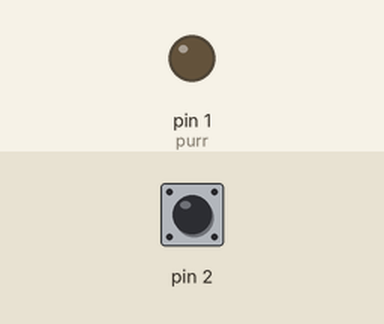
Recording of a sketch running on a simulated Arduino Uno, built with avr-gcc and run on an emulated ATmega328P. Parts: output pins drawn as LEDs (lit = HIGH). The test bench sets the inputs (shaded band); at power-on: pin 2 HIGH.

Above: at 1.2 s.
1.3 s: pin 2 pulled LOW for 0.15 s
At 1.37 s:
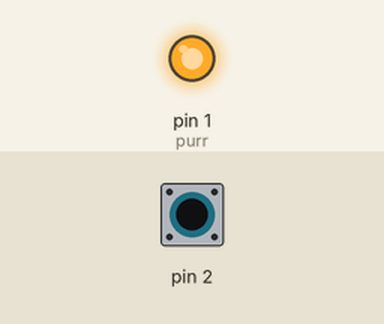
2.9 s: pin 2 pulled LOW for 3.2 s
At 7.1 s:
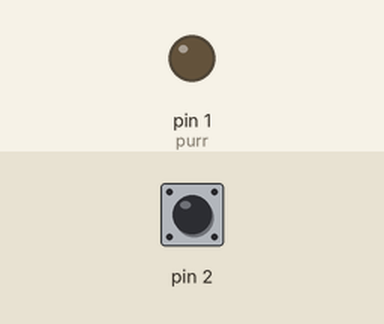
Timing chart, 0 to 8.6 s (numbered marks = the images above; inputs shaded):
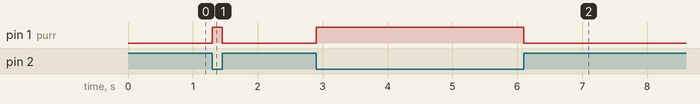

Measured:
- after the input at 1.3 s, pin 1 (purr): LOW → HIGH at once, → LOW 0.15 s later
- after the input at 2.9 s, pin 1 (purr): LOW → HIGH at once, → LOW 3.2 s later

The sketch:

CalmCat.ino
```cpp
//CalmCat
//Harmony Petty

#include <CapacitiveSensor.h>
int purr = 1; //motor transistor is connected to pin 3
CapacitiveSensor  button1= CapacitiveSensor(4,2);
const int thresh = 400;

void setup()
{
  pinMode(purr, OUTPUT);
}

void loop()
{
  long touch1 =  button1.capacitiveSensor(30);

  if(touch1>thresh){
    digitalWrite(purr, HIGH); //vibrate
    }
  else{
    digitalWrite(purr, LOW);  //stop vibrating
 }
}
```
